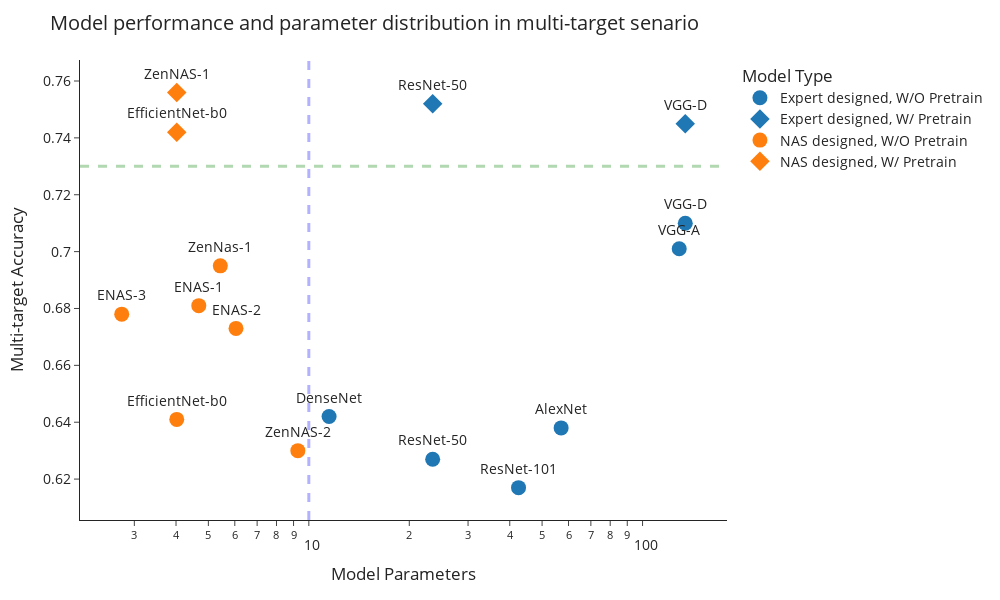

Notebook code cell kept with this figure:
### Code cell
import plotly.express as px

fig = px.scatter(result_df, x="param", y="acc", color="model type", 
symbol="pretrain", text="model", width=1000, height=600,
 template='simple_white',log_x=True)
fig.add_hline(y=0.73, line_width=3, line_dash="dash", line_color="green")
fig.add_vline(x=10, line_width=3, line_dash="dash", line_color="blue")
# fig.add_hrect(y0=0.73, y1=0.77, line_width=0, fillcolor="green", 
# opacity=0.1)
# fig.add_vrect(x0=2, x1=10, line_width=0, fillcolor="blue", 
# opacity=0.1)
fig.update_traces(marker_size=15)
fig.update_traces(textposition="top center")
fig.update_layout(
    title="Model performance and parameter distribution in multi-target senario",
    xaxis_title="Model Parameters",
    yaxis_title="Multi-target Accuracy",
    legend_title="Model Type",
    font=dict(
        size=14
    )
)
fig.show()

### Figure 1 — Plotly figure (JSON) as saved in the notebook; plotly's stock layout.template omitted (floating-point values rounded to 4 significant figures)
{"data": [{"hovertemplate": "model type=Expert designed<br>pretrain=W/O Pretrain<br>param=%{x}<br>acc=%{y}<br>model=%{text}<extra></extra>", "legendgroup": "Expert designed, W/O Pretrain", "marker": {"color": "#1F77B4", "size": 15, "symbol": "circle"}, "mode": "markers+text", "name": "Expert designed, W/O Pretrain", "orientation": "v", "showlegend": true, "text": ["DenseNet", "VGG-A", "VGG-D", "AlexNet", "ResNet-50", "ResNet-101"], "textposition": "top center", "type": "scatter", "x": [11.5, 128.8, 134.3, 57.02, 23.5, 42.5], "xaxis": "x", "y": [0.642, 0.701, 0.71, 0.638, 0.627, 0.617], "yaxis": "y"}, {"hovertemplate": "model type=Expert designed<br>pretrain=W/ Pretrain<br>param=%{x}<br>acc=%{y}<br>model=%{text}<extra></extra>", "legendgroup": "Expert designed, W/ Pretrain", "marker": {"color": "#1F77B4", "size": 15, "symbol": "diamond"}, "mode": "markers+text", "name": "Expert designed, W/ Pretrain", "orientation": "v", "showlegend": true, "text": ["VGG-D", "ResNet-50"], "textposition": "top center", "type": "scatter", "x": [134.3, 23.5], "xaxis": "x", "y": [0.745, 0.752], "yaxis": "y"}, {"hovertemplate": "model type=NAS designed<br>pretrain=W/O Pretrain<br>param=%{x}<br>acc=%{y}<br>model=%{text}<extra></extra>", "legendgroup": "NAS designed, W/O Pretrain", "marker": {"color": "#FF7F0E", "size": 15, "symbol": "circle"}, "mode": "markers+text", "name": "NAS designed, W/O Pretrain", "orientation": "v", "showlegend": true, "text": ["ENAS-1", "ENAS-2", "ENAS-3", "EfficientNet-b0", "ZenNas-1", "ZenNAS-2"], "textposition": "top center", "type": "scatter", "x": [4.68, 6.05, 2.75, 4.02, 5.43, 9.27], "xaxis": "x", "y": [0.681, 0.673, 0.678, 0.641, 0.695, 0.63], "yaxis": "y"}, {"hovertemplate": "model type=NAS designed<br>pretrain=W/ Pretrain<br>param=%{x}<br>acc=%{y}<br>model=%{text}<extra></extra>", "legendgroup": "NAS designed, W/ Pretrain", "marker": {"color": "#FF7F0E", "size": 15, "symbol": "diamond"}, "mode": "markers+text", "name": "NAS designed, W/ Pretrain", "orientation": "v", "showlegend": true, "text": ["EfficientNet-b0", "ZenNAS-1"], "textposition": "top center", "type": "scatter", "x": [4.02, 4.02], "xaxis": "x", "y": [0.742, 0.756], "yaxis": "y"}], "layout": {"font": {"size": 14}, "height": 600, "legend": {"title": {"text": "Model Type"}, "tracegroupgap": 0}, "margin": {"t": 60}, "shapes": [{"line": {"color": "green", "dash": "dash", "width": 3}, "type": "line", "x0": 0, "x1": 1, "xref": "x domain", "y0": 0.73, "y1": 0.73, "yref": "y"}, {"line": {"color": "blue", "dash": "dash", "width": 3}, "type": "line", "x0": 10, "x1": 10, "xref": "x", "y0": 0, "y1": 1, "yref": "y domain"}], "title": {"text": "Model performance and parameter distribution in multi-target senario"}, "width": 1000, "xaxis": {"anchor": "y", "domain": [0, 1], "title": {"text": "Model Parameters"}, "type": "log"}, "yaxis": {"anchor": "x", "domain": [0, 1], "title": {"text": "Multi-target Accuracy"}}}}
